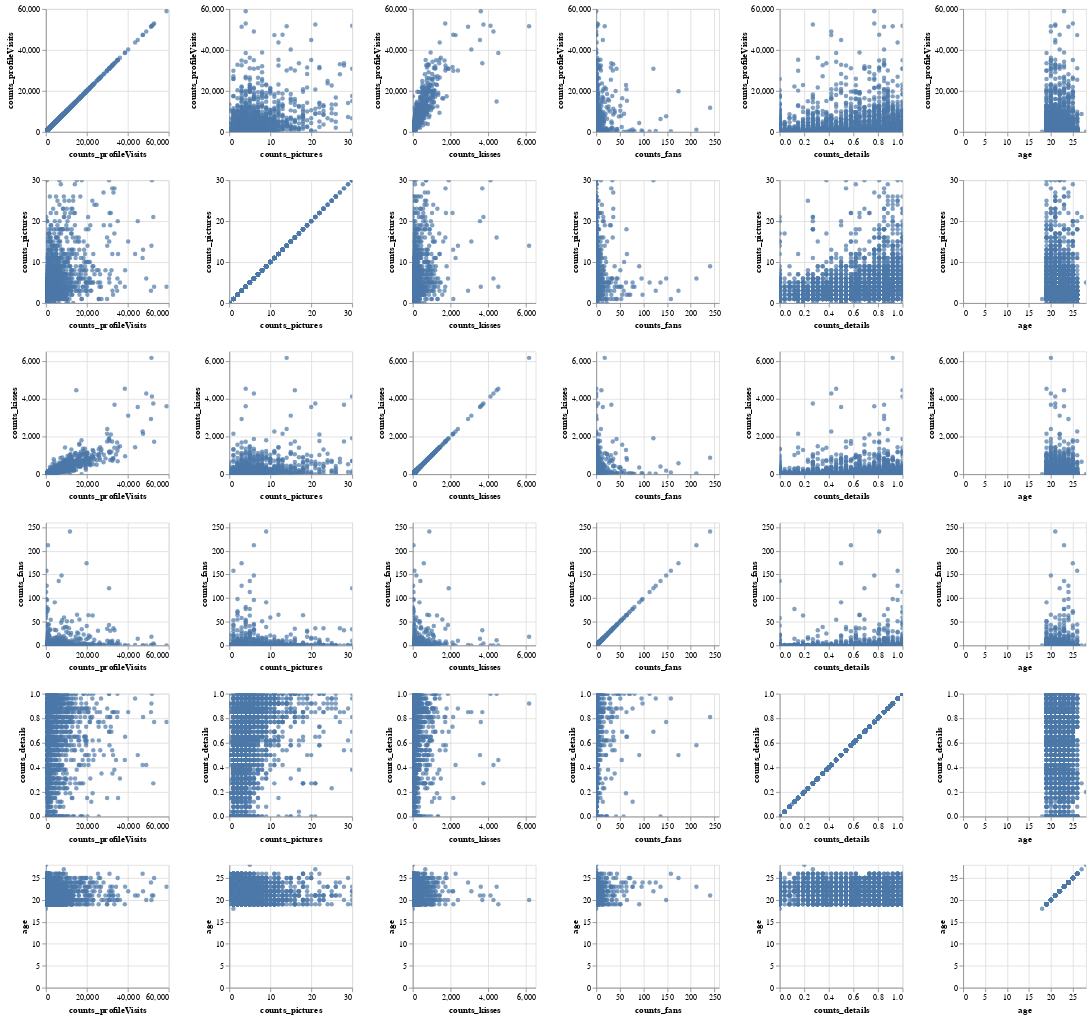

The code cell stored with this chart in its notebook:
### Markdown cell above
Die Tabelle lässt erkennen, dass die Daten einiger Variablen deutlich ungleich verteilt sind. Während der Anteil der auf dem Profil gegebenen Informationen noch recht gleichmäßig zwischen 0 und 1 liegt, scheint die Variable counts_prictures bereits rechtsschiefe Tendenzen aufzuweisen. Der Durchschnitt ist verglichen mit dem 50% Quartil leicht höher, der Abstand zwischen dem 25%-Quartil und dem 50%-Quartil ist dabei kleiner als der zwischen diesem und dem 75%-Quartil. Zudem liegt der Maximalwert 24 Bilder über dem 75%-Qaurtil, was auf Ausreißer nach rechts hindeutet.

Ein ähnliches, noch verstärktes Bild zeichnet sich bei der Variable counts_kisses. Auch hier liegt eine rechtsschiefe Verteilung vor. Der Abstand zwischen dem 75%-Quartil und dem Maximalwert ist dabei aber viel deutlicher und könnte sich stark auf die Qualität des Modells auswirken, weshalb die Auswirkung möglicher Ausreißer in jedem Fall näher betrachtet werden sollte.

Counts_fans weist eine sehr extreme Rechtsschiefe auf, bei der die Accounts ohne Fans deutlich ins Gewicht Fallen. Doch auch hier lässt der Maximalwert wieder auf Ausreißer schließen, die weit über dem durchschnittlichen Niveau der Variable liegen.

Die Responsevariable counts_profileVisits verhält sich sehr ähnlich den counts_kisses. Auch hier ist die Verteilung rechtsschief, der Mittelwert liegt über dem 50%-Quartil und der Maximalwert liegt deutlich über dem der Quartile.

Da die Daten innerhalb der Variablen so ungleich verteilt sind, sollte geprüft werden, ob sich das Modell eventuell nur für ein gewisses Spektrum an Profilen eignet.

### Code cell
alt.Chart(df_train).mark_circle().encode(
    alt.X(alt.repeat("column"), type='quantitative'),
    alt.Y(alt.repeat("row"), type='quantitative')
).properties(
    width=150,
    height=150
).repeat(
    row=['counts_profileVisits','counts_pictures','counts_kisses','counts_fans', 'counts_details', 'age'],
    column=['counts_profileVisits','counts_pictures','counts_kisses','counts_fans', 'counts_details', 'age']
).interactive()

### Figure 1 — Vega-Lite specification as saved in the notebook (floating-point values rounded to 4 significant figures; data arrays with more than 128 entries replaced by an {"elided": "..."} marker saying what was removed)
{"config": {"view": {"continuousWidth": 300, "continuousHeight": 300}}, "repeat": {"column": ["counts_profileVisits", "counts_pictures", "counts_kisses", "counts_fans", "counts_details", "age"], "row": ["counts_profileVisits", "counts_pictures", "counts_kisses", "counts_fans", "counts_details", "age"]}, "spec": {"data": {"name": "data-ebfe872185ab9fe2602f3777aa33122c"}, "mark": {"type": "circle"}, "encoding": {"x": {"field": {"repeat": "column"}, "type": "quantitative"}, "y": {"field": {"repeat": "row"}, "type": "quantitative"}}, "height": 150, "name": "view_1", "width": 150}, "params": [{"name": "param_1", "select": {"type": "interval", "encodings": ["x", "y"]}, "bind": "scales", "views": ["view_1_child__row_counts_profileVisitscolumn_counts_profileVisits", "view_1_child__row_counts_profileVisitscolumn_counts_pictures", "view_1_child__row_counts_profileVisitscolumn_counts_kisses", "view_1_child__row_counts_profileVisitscolumn_counts_fans", "view_1_child__row_counts_profileVisitscolumn_counts_details", "view_1_child__row_counts_profileVisitscolumn_age", "view_1_child__row_counts_picturescolumn_counts_profileVisits", "view_1_child__row_counts_picturescolumn_counts_pictures", "view_1_child__row_counts_picturescolumn_counts_kisses", "view_1_child__row_counts_picturescolumn_counts_fans", "view_1_child__row_counts_picturescolumn_counts_details", "view_1_child__row_counts_picturescolumn_age", "view_1_child__row_counts_kissescolumn_counts_profileVisits", "view_1_child__row_counts_kissescolumn_counts_pictures", "view_1_child__row_counts_kissescolumn_counts_kisses", "view_1_child__row_counts_kissescolumn_counts_fans", "view_1_child__row_counts_kissescolumn_counts_details", "view_1_child__row_counts_kissescolumn_age", "view_1_child__row_counts_fanscolumn_counts_profileVisits", "view_1_child__row_counts_fanscolumn_counts_pictures", "view_1_child__row_counts_fanscolumn_counts_kisses", "view_1_child__row_counts_fanscolumn_counts_fans", "view_1_child__row_counts_fanscolumn_counts_details", "view_1_child__row_counts_fanscolumn_age", "view_1_child__row_counts_detailscolumn_counts_profileVisits", "view_1_child__row_counts_detailscolumn_counts_pictures", "view_1_child__row_counts_detailscolumn_counts_kisses", "view_1_child__row_counts_detailscolumn_counts_fans", "view_1_child__row_counts_detailscolumn_counts_details", "view_1_child__row_counts_detailscolumn_age", "view_1_child__row_agecolumn_counts_profileVisits", "view_1_child__row_agecolumn_counts_pictures", "view_1_child__row_agecolumn_counts_kisses", "view_1_child__row_agecolumn_counts_fans", "view_1_child__row_agecolumn_counts_details", "view_1_child__row_agecolumn_age"]}], "$schema": "https://vega.github.io/schema/vega-lite/v5.15.1.json", "datasets": {"data-ebfe872185ab9fe2602f3777aa33122c": {"elided": "2740 records"}}}
